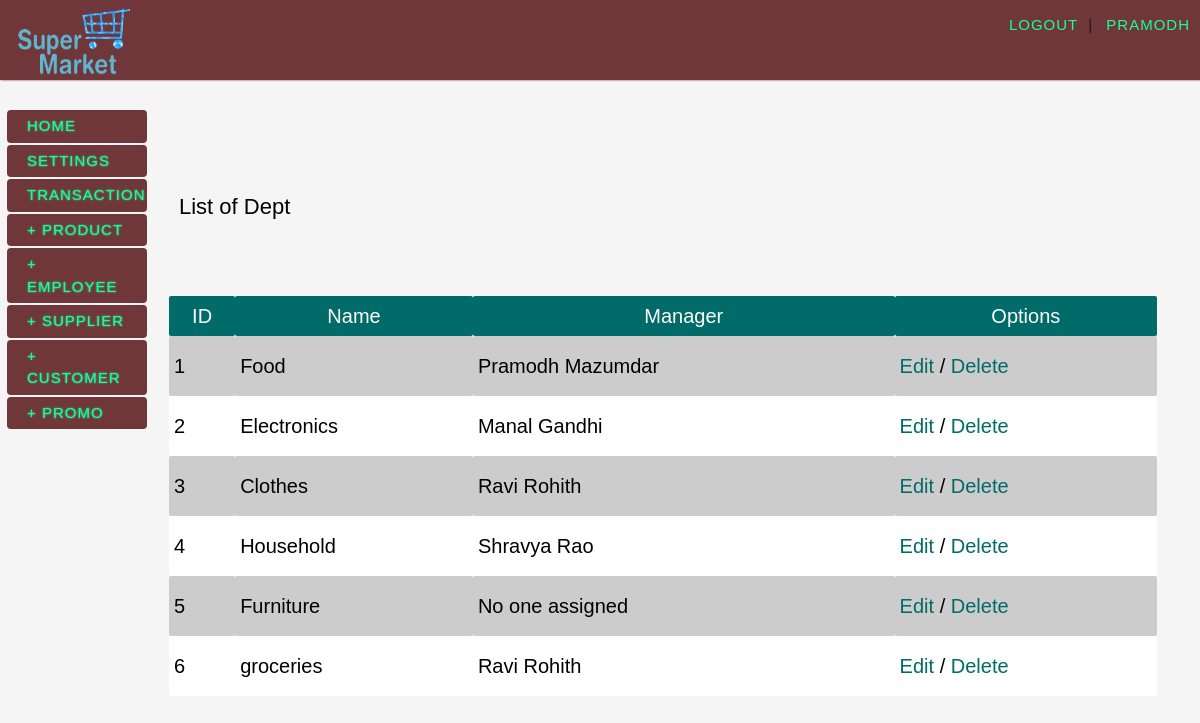
Screenshot of /viewlist.php?list=dept (signed in) with the database file from the repository.
### tables this page shows
CREATE TABLE `department` (
  `manager_id` int(11) NOT NULL,
  `dept_id` int(5) NOT NULL,
  `dept_name` varchar(40) NOT NULL,
  `manager_start_date` date NOT NULL
);

CREATE TABLE `employee` (
  `first_name` varchar(20) NOT NULL,
  `last_name` varchar(20) NOT NULL,
  `id` int(11) NOT NULL,
  `dept_id` int(11) NOT NULL,
  `salary` int(8) NOT NULL,
  `phone_number` int(12) NOT NULL,
  `address` varchar(60) NOT NULL,
  `uid` int(11) NOT NULL,
  `join_date` date NOT NULL,
  `dob` date NOT NULL,
  `end_date` date NOT NULL DEFAULT '0000-00-00',
  `perks` int(11) NOT NULL DEFAULT '0',
  `admin` tinyint(1) NOT NULL
);

### viewlist.php (the view, shortened to what this page needs)
<?php
	require_once("include/header.php");
?>
<div id="body">
	<?php include_once("include/left_content.php"); ?>
    <div class="rcontent">
    <?php if(isset($_GET['list'])){
		if(!strcmp(strtolower($_GET['list']),"product")){
			echo"<h2><span>List of ".ucfirst($_GET['list'])."</span></h2>";
			echo"<div ><div id='data'>
				 <table id='itemList' ><tr><th>ID</th><th>Product name</th><th>Supplier name</th><th>Market Price</th><th>Cost Price</th><th>Options</th></tr>";
			$plist = mysql_query("select product_id, product_name, supplier_id, market_price, cost_price from product");
			while($row = mysql_fetch_array($plist)){
				echo"<tr><td>{$row['product_id']}</td>
					 <td>{$row['product_name']}</td>";
			$slist = mysql_query("select sdealer from supplier where sid='{$row['supplier_id']}'");
			$slist = mysql_fetch_array($slist);
				echo"<td>{$slist['sdealer']}</td>
					 <td>{$row['market_price']}</td>
					 <td>{$row['cost_price']}</td>
					 <td><a href='editlist.php?name=product&id={$row['product_id']}'>Edit</a> /
					 <a href='editlist.php?name=product&id={$row['product_id']}&del=1'>Delete</a></td>";
			}
        	echo"</tr></table></div></div>";
		}
		elseif(!strcmp(strtolower($_GET['list']),"dept")){
			echo"<h1><span>List of ".ucfirst($_GET['list'])."</span></h1>";
			echo"<div ><div id='data'><table id='itemList' ><tr><th>ID</th><th>Name</th><th>Manager</th><th>Options</th></tr>";
			$dlist = mysql_query("select dept_id, dept_name, manager_id from department");
			while($row = mysql_fetch_array($dlist)){
				echo"<tr><td>{$row['dept_id']}</td>
					 <td>{$row['dept_name']}</td>";
				if($row['manager_id']){
					$elist = mysql_query("select first_name, last_name from employee where id='{$row['manager_id']}'");
					$ename =  mysql_fetch_array($elist);
					echo "<td>{$ename['first_name']}&nbsp;{$ename['last_name']}</td>";
				}
				else echo"<td>No one assigned</td>";
				echo"<td><a href='editlist.php?name=dept&id={$row['dept_id']}'>Edit</a> /
					 <a href='editlist.php?name=dept&id={$row['dept_id']}&del=1'>Delete</a></td>";
			}
		}
	}
	?>
    </div>
</div>

### include/header.php (shortened to what this page needs)
<!DOCTYPE html PUBLIC "-//W3C//DTD XHTML 1.0 Transitional//EN" "http://www.w3.org/TR/xhtml1/DTD/xhtml1-transitional.dtd">
<html xmlns="http://www.w3.org/1999/xhtml">
<head>
        <link rel="stylesheet" type="text/css" href="css/outline.css" />
        <link rel="stylesheet" type="text/css" href="css/menu.css" />
        <link type="text/css" rel="stylesheet" href="css/materialize.min.css"  media="screen,projection"/>
</head>
<body>
<div>
            <div class="header">
            <a href='index.php'><img src="images/logo.png" width="120" height="80" alt='Logo' /></a>
                <span class="right">
                    <?php if(isset($_SESSION['username']))
						echo "<a href='logout.php'>Logout</a>";
						else
						echo "<a href='login.php'>Log In</a>";
					?>|
                    <a href="mydetails.php">
                        <strong><?php echo $_SESSION['username']?></strong>
                    </a>
                </span>
            </div>

### include/left_content.php (shortened to what this page needs)
<?php if(isset($_SESSION['username'])){
	echo"<div class='lcontent'>
                <ul class='bmenu'>
                    <li><a href='index.php'>Home</a></li>
                    <li><a href='settings.php'>Settings</a></li>
                    <li><a href='transaction.php'>Transaction</a></li>";
                    if(isset($_SESSION['admin']) & $_SESSION['admin']!=0){
						echo "<li><a href='addproduct.php'>+ Product</a></li>
							  <li><a href='addemp.php'>+ Employee</a></li>
							  <li><a href='addsupplier.php'>+ Supplier</a></li>
							  <li><a href='addcustomer.php'>+ Customer</a></li>
							  <li><a href='addpromo.php'>+ Promo</a></li>";
					}
    echo"</ul></div>";
} ?>

### css/outline.css (style rules this page uses)
body { margin-left:auto; margin-right:auto; background-color: whitesmoke; background-repeat: repeat, no-repeat; background-position: center center; background-attachment: fixed; -webkit-background-size: auto, cover; -moz-background-size: auto, cover; -o-background-size: auto, cover; background-size: auto, cover; color: #000; font-family: 'Josefin Slab', Arial, sans-serif; font-size: 20px; }
a { color: #0f9; text-decoration: none; }
h1 { margin:0px; padding:20px; font-size:42px; color:#000; text-align:left; font-weight:400; text-align:left; }
h1 span { font-size:22px; color:#000; padding-top:10px; }
.header { width: 100%; height: 80px; }
.header { font-family:'Arial Narrow', Arial, sans-serif; line-height: 50px; font-size: 15px; background: #622326; opacity: 0.9; text-transform: uppercase; z-index: 9999; position: relative; -moz-box-shadow: 1px 0px 2px #622326; -webkit-box-shadow: 1px 0px 2px #622326; box-shadow: 1px 0px 2px #622326; }
.header a { padding: 0px 10px; letter-spacing: 1px; color: #0f9; display: block; float: left; }
.header span.right { float: right; }
.header span.right a { float: none; display: inline; }
.lcontent { position: relative; width:12%; margin: 0px 5px; float:left; opacity:0.9; padding-bottom:100px; }
.rcontent { padding-top: 40px; position:relative; width:84%; margin:0px 5px; float:left; overflow:auto; padding-bottom:100px; }
#data { padding:10px; }
#itemList { width:100%; }
#itemList a { color:#006b68; }
#itemList th,td { padding:5px; text-align:center; }
#itemList tr:nth-child(even) { background-color: #CCC; }
#itemList tr:nth-child(odd) { background-color:#fff; }
#itemList tr:nth-child(1) { background-color:#006b68; color:#fff; }

### css/menu.css (style rules this page uses)
.bmenu { padding: 0px; margin: 30px 0 20px 0; position: relative; }
.bmenu li { font-size: 15px; display: block; }
.bmenu li a { display: block; text-transform: uppercase; text-shadow: 0px 0px 2px #0f9; color: #0f9; padding: 5px 20px; margin: 2px; background-color:#622326; letter-spacing: 1px; border-radius:4px; -moz-border-radius:4px; -webkit-transition: all 0.2s linear; -moz-transition: all 0.2s linear; -o-transition: all 0.2s linear; -ms-transition: all 0.2s linear; transition: all 0.2s linear; }

### rows the page displays
department: dept_id "1", dept_name "Food", employee.first_name "Pramodh", employee.last_name "Mazumdar"
department: dept_id "2", dept_name "Electronics", employee.first_name "Manal", employee.last_name "Gandhi"
department: dept_id "3", dept_name "Clothes", employee.first_name "Ravi", employee.last_name "Rohith"
department: dept_id "4", dept_name "Household", employee.first_name "Shravya", employee.last_name "Rao"
department: dept_id "5", dept_name "Furniture", manager_id "No one assigned"
department: dept_id "6", dept_name "groceries", employee.first_name "Ravi", employee.last_name "Rohith"

### other values shown
$_SESSION['username'] "PRAMODH"
$_GET['list'] "Dept"
